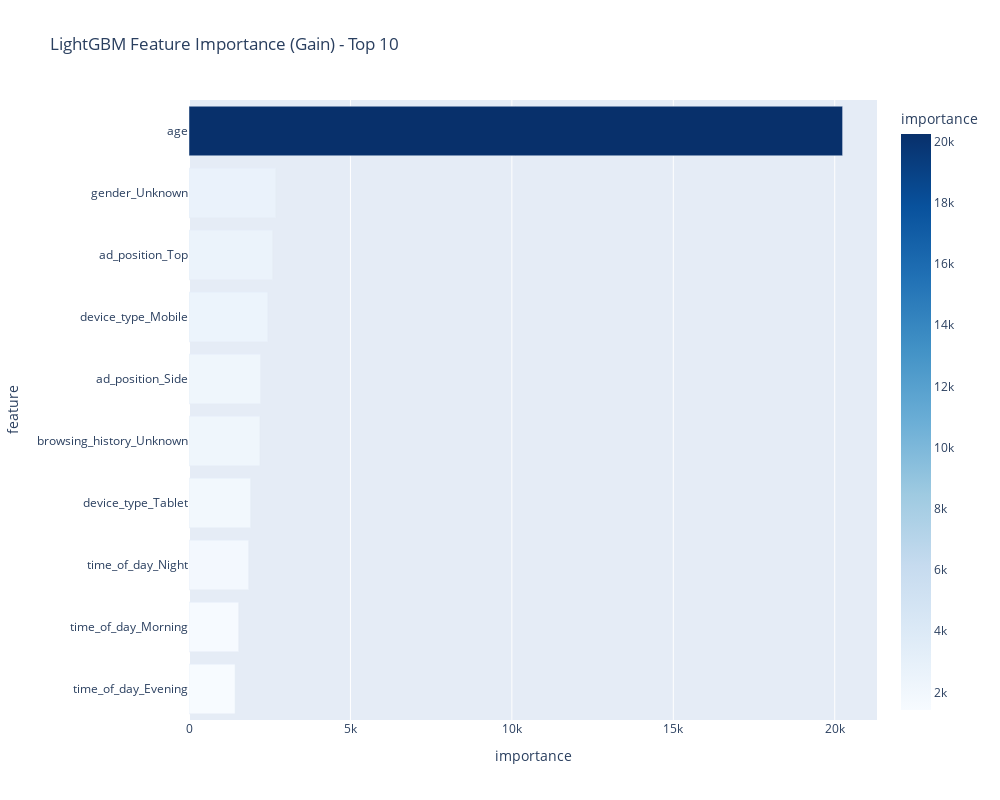

Source (notebook cell):
### Code cell
import plotly.express as px
lgb_gain = classifier_lgb.booster_.feature_importance(importance_type='gain')
lgb_top, lgb_full = importance_df(feature_names=X.columns.tolist(), importances=lgb_gain, top_n=10)

# Plot and save
fig_lgb = px.bar(
    lgb_top.sort_values('importance'),
    x='importance',
    y='feature',
    orientation='h',
    title='LightGBM Feature Importance (Gain) - Top 10',
    color='importance',
    color_continuous_scale='Blues'
)
fig_lgb.update_layout(height=800, width=1000)
fig_lgb.write_image('plots/03_feature_importance_lightgbm.png', width=1000, height=800)
lgb_full.to_csv('plots/feature_importance_lightgbm_full.csv', index=False)
print('Saved: plots/03_feature_importance_lightgbm.png')
print('Saved: plots/feature_importance_lightgbm_full.csv')
fig_lgb.show()

### Figure 1 — Plotly figure (JSON) as saved in the notebook; plotly's stock layout.template omitted (floating-point values rounded to 4 significant figures)
{"data": [{"hovertemplate": "importance=%{marker.color}<br>feature=%{y}<extra></extra>", "legendgroup": "", "marker": {"color": [1426.0, 1539.0, 1849.0, 1909.0, 2195.0, 2213.0, 2439.0, 2591.0, 2689.0, 20240.0], "coloraxis": "coloraxis", "pattern": {"shape": ""}}, "name": "", "orientation": "h", "showlegend": false, "textposition": "auto", "type": "bar", "x": [1426.0, 1539.0, 1849.0, 1909.0, 2195.0, 2213.0, 2439.0, 2591.0, 2689.0, 20240.0], "xaxis": "x", "y": ["time_of_day_Evening", "time_of_day_Morning", "time_of_day_Night", "device_type_Tablet", "browsing_history_Unknown", "ad_position_Side", "device_type_Mobile", "ad_position_Top", "gender_Unknown", "age"], "yaxis": "y"}], "layout": {"barmode": "relative", "coloraxis": {"colorbar": {"title": {"text": "importance"}}, "colorscale": [[0, "rgb(247,251,255)"], [0.125, "rgb(222,235,247)"], [0.25, "rgb(198,219,239)"], [0.375, "rgb(158,202,225)"], [0.5, "rgb(107,174,214)"], [0.625, "rgb(66,146,198)"], [0.75, "rgb(33,113,181)"], [0.875, "rgb(8,81,156)"], [1, "rgb(8,48,107)"]]}, "height": 800, "legend": {"tracegroupgap": 0}, "title": {"text": "LightGBM Feature Importance (Gain) - Top 10"}, "width": 1000, "xaxis": {"anchor": "y", "domain": [0, 1], "title": {"text": "importance"}}, "yaxis": {"anchor": "x", "domain": [0, 1], "title": {"text": "feature"}}}}
